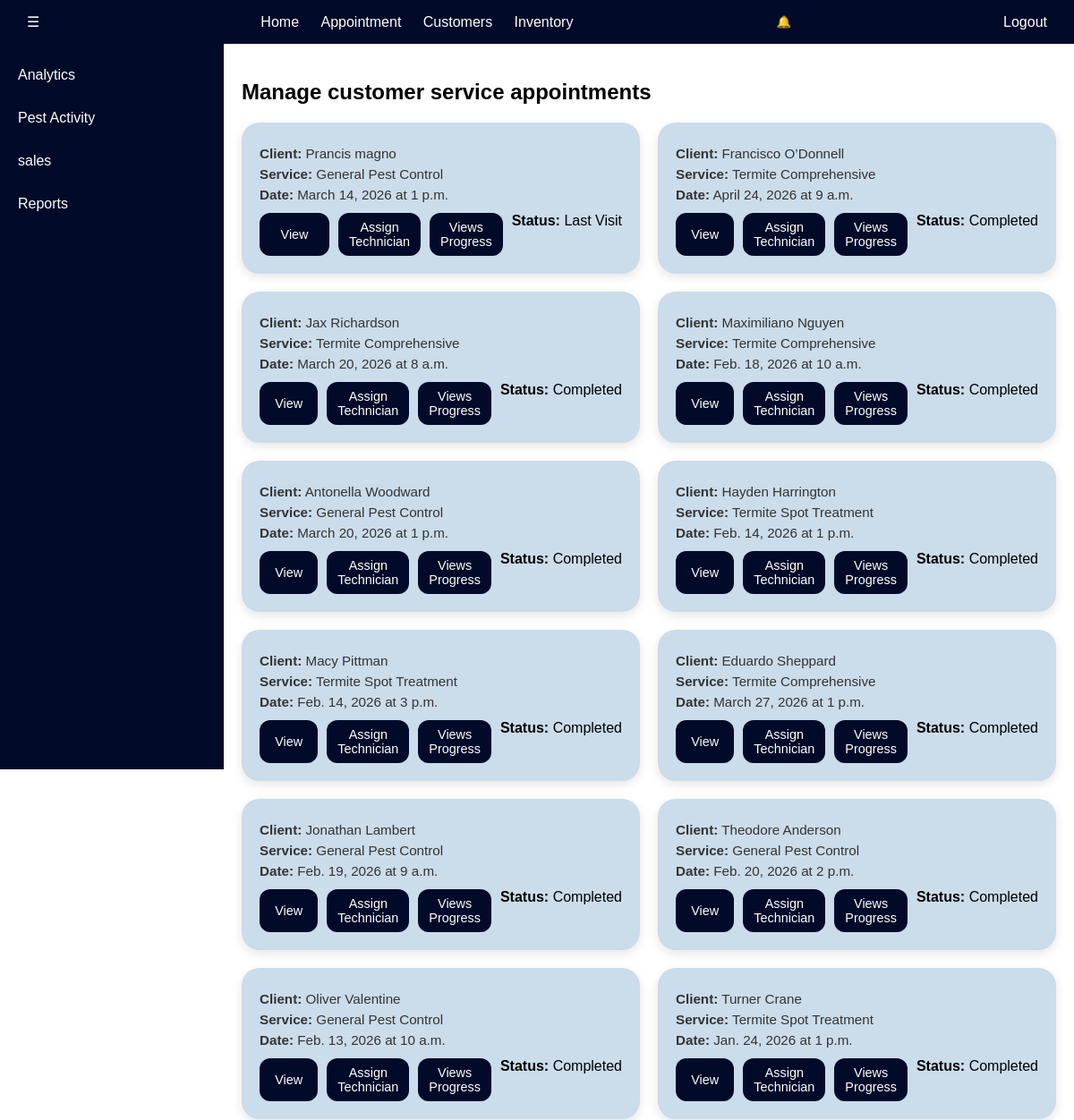
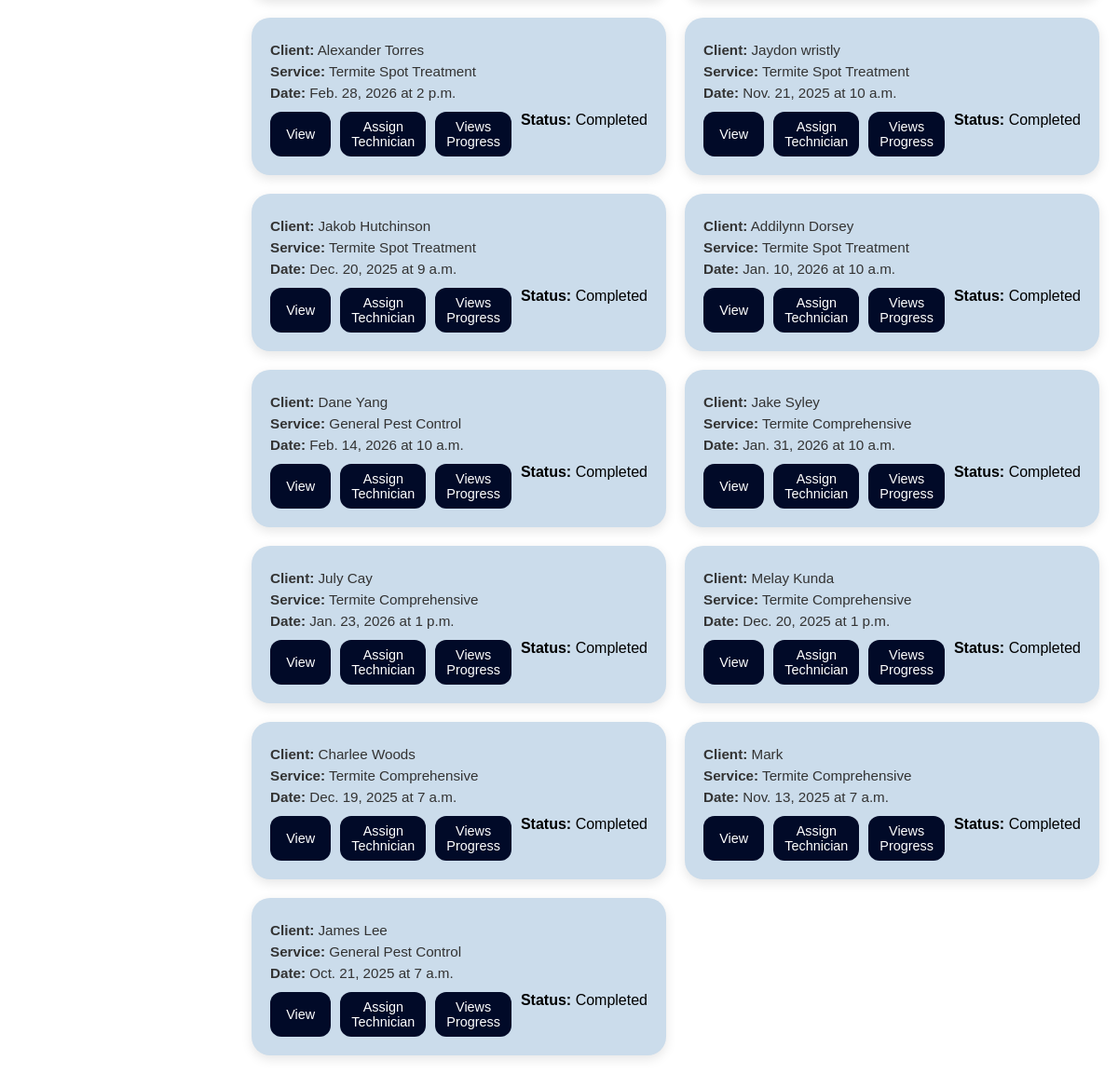
Screenshot of /appointments/ (signed in) with the database file from the repository (2 pictures, top to bottom).
### services/models.py (models this page shows, shortened)
class Appointment(models.Model):
    user = models.ForeignKey(settings.AUTH_USER_MODEL, on_delete=models.CASCADE, related_name="appointments", null=True, blank=True)
    created_at = models.DateTimeField(auto_now_add=True)
    STATUS_CHOICES = [
        ('Pending', 'Pending'),
        ('Done', 'Done'),
    ]
    client_name = models.CharField(max_length=100)
    client_address = models.TextField()
    land_use_category = models.CharField(
        max_length=50,
        choices=[
            ("Industrial", "Industrial"),
            ("Residential", "Residential"),
            ("Institutional", "Institutional"),
            ("Commercial", "Commercial"),
        ],
        default="Residential"
    )
    email = models.EmailField()
    mobile = models.CharField(max_length=15)
    job_location = models.CharField(max_length=255, blank=True, null=True)
    municipality = models.CharField(max_length=100, blank=True)
    barangay = models.CharField(max_length=100)
    street = models.CharField(max_length=100, blank=True)
    house_number = models.CharField(max_length=50, blank=True)
    total_area = models.DecimalField(max_digits=10, decimal_places=2, null=True, blank=True)
    service = models.CharField(max_length=100)
    date = models.DateField()
    time = models.TimeField()
    contract_period = models.CharField(max_length=100, blank=True)
    payment_method = models.CharField(max_length=50)
    receipt = models.ImageField(upload_to="receipts/", blank=True, null=True)
    estimated_price = models.DecimalField(max_digits=10, decimal_places=2, null=True, blank=True)  # ✅ NEW FIELD
    created_at = models.DateTimeField(auto_now_add=True)
    status = models.CharField(
        max_length=20,
        choices=[("pending", "Pending"), ("in-progress", "In Progress"), ("completed", "Completed")],
        default='Pending'
    )

### services/views.py (the view)
# urls.py: path('appointments/', views.admin_appointment_view, name='admin_appointment_view'),
@login_required
def admin_appointment_view(request):
    technicians = CustomUser.objects.filter(is_technician=True)
    tech_data = []
    for tech in technicians:
        status, _ = TechnicianStatus.objects.get_or_create(technician=tech)
        tech_data.append({
            "id": tech.id,
            "name": tech.username,
            "online": status.is_online()
        })
    appointments = Appointment.objects.order_by(
        Case(
            When(status="Pending", then=0),
            default=1,
            output_field=IntegerField(),
        ),
        '-created_at'
    )
    return render(request, 'admin_pages/appointment.html', {
        'appointments': appointments,
        "technicians": tech_data,
    })

### services/models.py (called while the page is built)
    def is_online(self):
        return timezone.now() - self.last_active < timedelta(minutes=2)

### services/templates/admin_pages/appointment.html (shortened to what this page needs)
{% load static %}
<!DOCTYPE html>
<html lang="en">
<head>
</head>
<body>
  <div class="sidebar" id="sidebar">
    <button class="close-sidebar" onclick="toggleSidebar()">←</button>
    <a href="{% url 'analytics' %}">Analytics</a>
    <a href="{% url 'pest_activity' %}">Pest Activity</a>
    <a href="{% url 'sales' %}">sales</a>
    <a href="{% url 'reports' %}">Reports</a>
  </div>
  <div class="header">
    <button class="menu-btn" onclick="toggleSidebar()">☰</button>
    <div class="header-nav">
      <a href="{% url 'admin_home' %}">Home</a>
      <a href="{% url 'appointment' %}">Appointment</a>
      <a href="{% url 'customers' %}">Customers</a>
      <a href="{% url 'inventory' %}">Inventory</a>
    </div>
    <div style="position: relative;">
      <button onclick="toggleNotificationModal()" style="position: relative; background: none; border: none; color: white;">
        🔔
      </button>
    </div>
    <form action="{% url 'logout' %}" method="post" style="margin: 0;">
      <button class="logout-btn">Logout</button>
    </form>
  </div>
  <div class="main" id="mainContent">
    <h2>Manage customer service appointments</h2>
    {% if appointments %}
    <div class="bubble-container">
      {% for appointment in appointments %}
      <div class="appointment-bubble">
        <div class="bubble-content">
          <p><strong>Client:</strong> {{ appointment.client_name }}</p>
          <p><strong>Service:</strong> {{ appointment.service }}</p>
          <p><strong>Date:</strong> {{ appointment.date }} at {{ appointment.time }}</p>
        </div>
        <div class="bubble-actions">
          <button onclick="viewAppointment({
            client_name: '{{ appointment.client_name }}',
            service: '{{ appointment.service }}',
            land_use_category: '{{ appointment.land_use_category }}',
            date: '{{ appointment.date }}',
            time: '{{ appointment.time }}',
            job_location: '{{ appointment.job_location }}',
            payment_method: '{{ appointment.payment_method }}',
            total_area: '{{ appointment.total_area }}',
            contract_period: '{{ appointment.contract_period }}',
            estimated_price: '{{ appointment.estimated_price }}',
            mobile: '{{ appointment.mobile }}',
            email: '{{ appointment.email }}',
            client_address: '{{ appointment.client_address }}',
            municipality: '{{ appointment.municipality }}',
            barangay: '{{ appointment.barangay }}',
            street: '{{ appointment.street }}',
            house_number: '{{ appointment.house_number }}'
          })">View</button>
          {% if appointment.verification_assignments.exists %}
            <button style="background-color: gray;" disabled>Assigned</button>
          {% else %}
            <button type="button" onclick="assignTechnician('{{ appointment.id }}')">Assign Technician</button>
          {% endif %}
          <button type="button" onclick="viewProgress('{{ appointment.id }}')">Views Progress</button>
          <div class="appointment-status">
            <strong>Status:</strong> {{ appointment.status }}
          </div>
        </div>
      </div>
      {% endfor %}
    </div>
    {% else %}
      <p>No appointments found.</p>
    {% endif %}
  </div>
</body>
</html>

### services/templates/admin_pages/appointment.html (style rules this page uses)
body { margin: 0; font-family: Arial, sans-serif; }
.header { position: sticky; top: 0; z-index: 999; background: #010A28; color: white; padding: 10px 20px; display: flex; justify-content: space-between; align-items: center; }
.menu-btn, .logout-btn { background: none; border: none; color: white; font-size: 16px; cursor: pointer; }
.sidebar { width: 250px; background: #010A28; height: 100vh; position: fixed; top: 0; left: 0; padding-top: 60px; transform: translateX(0); transition: transform 0.3s ease; }
.sidebar a { display: block; padding: 15px 20px; color: white; text-decoration: none; }
.close-sidebar { position: absolute; top: 10px; right: 10px; background: none; border: none; color: white; font-size: 20px; cursor: pointer; }
.main { margin-left: 250px; padding: 20px; transition: margin-left 0.3s ease; }
.header-nav a { margin-left: 20px; color: white; text-decoration: none; }
button { padding: 5px 10px; background-color: #010A28; color: white; border: none; border-radius: 4px; cursor: pointer; }
.bubble-container { display: grid; grid-template-columns: repeat(auto-fit, minmax(320px, 1fr)); gap: 20px; margin-top: 20px; }
.appointment-bubble { background: #CBDCEB; border-radius: 20px; padding: 20px; box-shadow: 0 4px 12px rgba(0,0,0,0.1); transition: transform 0.2s ease; }
.bubble-content p { margin: 6px 0; font-size: 0.95em; color: #333; }
.bubble-actions { margin-top: 12px; display: flex; flex-wrap: wrap; gap: 10px; }
.bubble-actions button { flex: 1; padding: 8px 12px; border: none; border-radius: 12px; cursor: pointer; font-size: 0.9em; transition: background 0.2s ease; }

### rows the page displays
Appointment: client_name "Prancis magno", service "General Pest Control", date "March 14, 2026", time "1 p.m.", status "Last Visit"
Appointment: client_name "Francisco O’Donnell", service "Termite Comprehensive", date "April 24, 2026", time "9 a.m.", status "Completed"
Appointment: client_name "Jax Richardson", service "Termite Comprehensive", date "March 20, 2026", time "8 a.m.", status "Completed"
Appointment: client_name "Maximiliano Nguyen", service "Termite Comprehensive", date "Feb. 18, 2026", time "10 a.m.", status "Completed"
Appointment: client_name "Antonella Woodward", service "General Pest Control", date "March 20, 2026", time "1 p.m.", status "Completed"
Appointment: client_name "Hayden Harrington", service "Termite Spot Treatment", date "Feb. 14, 2026", time "1 p.m.", status "Completed"
Appointment: client_name "Macy Pittman", service "Termite Spot Treatment", date "Feb. 14, 2026", time "3 p.m.", status "Completed"
Appointment: client_name "Eduardo Sheppard", service "Termite Comprehensive", date "March 27, 2026", time "1 p.m.", status "Completed"
Appointment: client_name "Jonathan Lambert", service "General Pest Control", date "Feb. 19, 2026", time "9 a.m.", status "Completed"
Appointment: client_name "Theodore Anderson", service "General Pest Control", date "Feb. 20, 2026", time "2 p.m.", status "Completed"
Appointment: client_name "Oliver Valentine", service "General Pest Control", date "Feb. 13, 2026", time "10 a.m.", status "Completed"
Appointment: client_name "Turner Crane", service "Termite Spot Treatment", date "Jan. 24, 2026", time "1 p.m.", status "Completed"
Appointment: client_name "Alexander Torres", service "Termite Spot Treatment", date "Feb. 28, 2026", time "2 p.m.", status "Completed"
Appointment: client_name "Jaydon wristly", service "Termite Spot Treatment", date "Nov. 21, 2025", time "10 a.m.", status "Completed"
Appointment: client_name "Jakob Hutchinson", service "Termite Spot Treatment", date "Dec. 20, 2025", time "9 a.m.", status "Completed"
Appointment: client_name "Addilynn Dorsey", service "Termite Spot Treatment", date "Jan. 10, 2026", time "10 a.m.", status "Completed"
Appointment: client_name "Dane Yang", service "General Pest Control", date "Feb. 14, 2026", time "10 a.m.", status "Completed"
Appointment: client_name "Jake Syley", service "Termite Comprehensive", date "Jan. 31, 2026", time "10 a.m.", status "Completed"
Appointment: client_name "July Cay", service "Termite Comprehensive", date "Jan. 23, 2026", time "1 p.m.", status "Completed"
Appointment: client_name "Melay Kunda", service "Termite Comprehensive", date "Dec. 20, 2025", time "1 p.m.", status "Completed"
Appointment: client_name "Charlee Woods", service "Termite Comprehensive", date "Dec. 19, 2025", time "7 a.m.", status "Completed"
Appointment: client_name "Mark", service "Termite Comprehensive", date "Nov. 13, 2025", time "7 a.m.", status "Completed"
Appointment: client_name "James Lee", service "General Pest Control", date "Oct. 21, 2025", time "7 a.m.", status "Completed"
